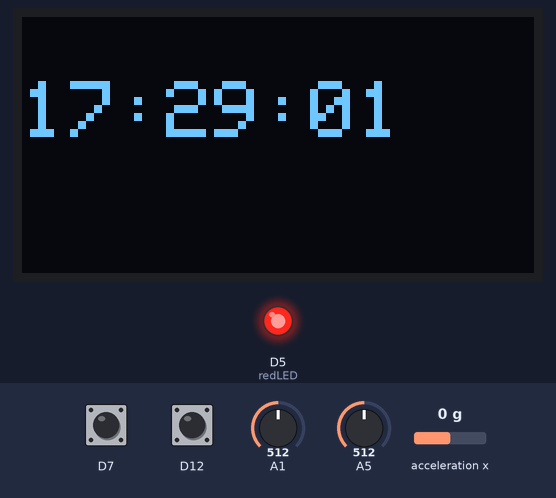
This sketch was run on a simulated Arduino MKR. Parts: 128×64 one-colour display, output pins drawn as LEDs (lit = HIGH). The test bench sets the inputs (shaded band); at power-on: D7 HIGH, D12 HIGH, A5 = 512, A1 = 512, acceleration x 0 g. The display library's start-up logo is not drawn; the local clock reads 2024-03-15 10:24:30 at power-on unless the sketch sets it; what the sketch prints to the serial monitor is not drawn.

Above: at 3.2 s.
3.3 s: D7 pulled LOW for 1 s
At 3.97 s:
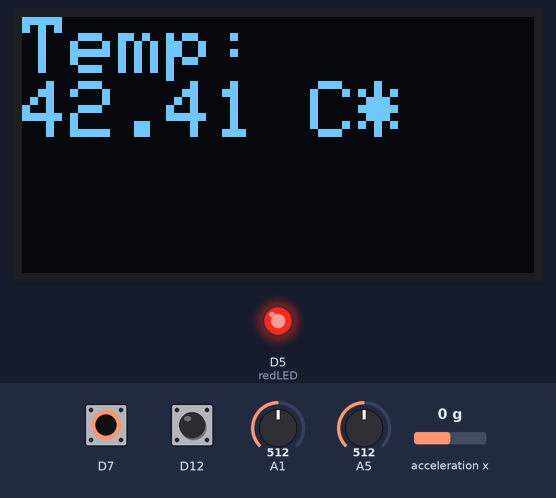
4.9 s: D7 pulled LOW for 0.15 s
At 6.0 s:
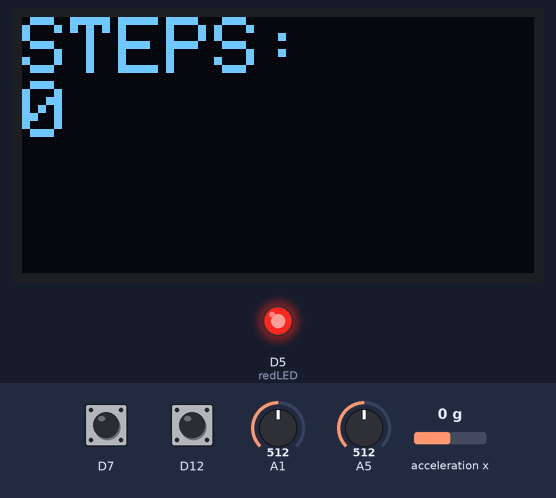
6.7 s: D12 pulled LOW for 1 s
At 7.6 s:
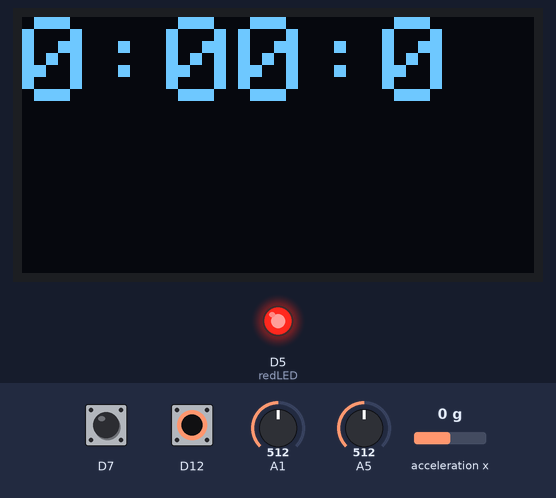
9.2 s: A5 set to 716
At 10.2 s:
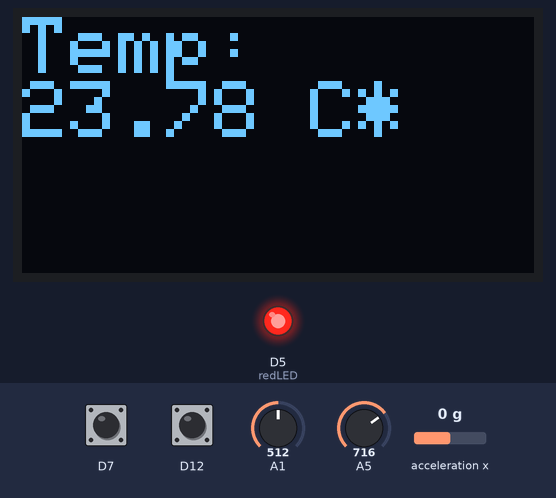
11.2 s: A5 set to 900
At 12.8 s:
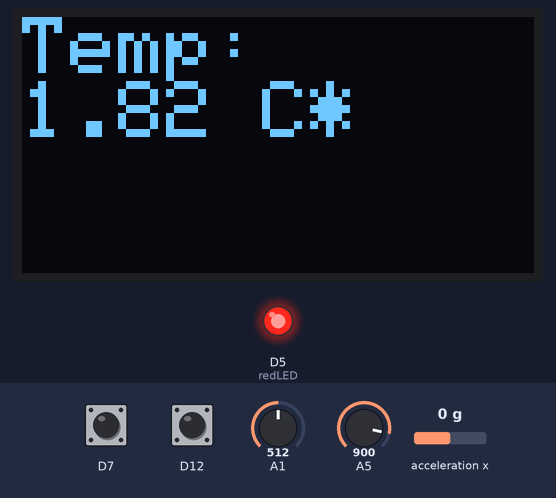
13.1 s: D12 pulled LOW for 1 s
At 14.34 s:
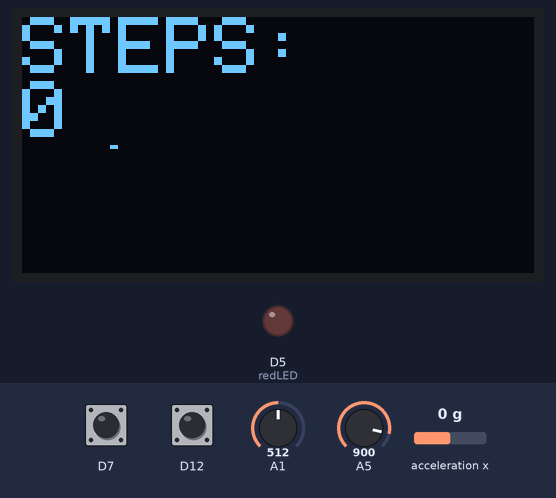
Timing chart, 0 to 15.7 s (numbered marks = the images above; inputs shaded):
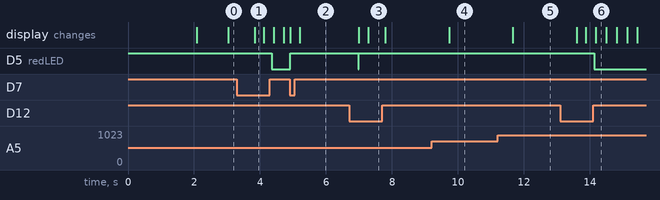

Measured:
- after the input at 3.3 s, D5 (redLED): HIGH → LOW after 1.1 s; the display: changes after 0.53 s (image 1)
- after the input at 4.9 s, D5 (redLED): LOW → HIGH at once
- after the input at 6.7 s, D5 (redLED): HIGH → LOW after 0.27 s, → HIGH 0.03 s later; the display: first changes after 0.30 s (image 3 shows a later state)
- after the input at 9.2 s, the display: changes after 0.53 s (image 4)
- after the input at 11.2 s, the display: changes after 0.47 s (image 5)
- after the input at 13.1 s, D5 (redLED): HIGH → LOW after 1.0 s; the display: first changes after 0.50 s (image 6 shows a later state)

The sketch:

watch.ino
```cpp
#include <SPI.h>
#include <Wire.h>
#include <Adafruit_GFX.h>
#include <Adafruit_SSD1306.h>

// Hardware SPI
#define OLED_DC     6
#define OLED_CS     10
#define OLED_RESET  8
Adafruit_SSD1306 display(OLED_DC, OLED_RESET, OLED_CS);

//OLED inits
#define NUMFLAKES 10
#define XPOS 0
#define YPOS 1
#define DELTAY 2
#define LOGO16_GLCD_HEIGHT 16
#define LOGO16_GLCD_WIDTH  16

static const unsigned char PROGMEM logo16_glcd_bmp[] =
{ B00000000, B11000000,
  B00000001, B11000000,
  B00000001, B11000000,
  B00000011, B11100000,
  B11110011, B11100000,
  B11111110, B11111000,
  B01111110, B11111111,
  B00110011, B10011111,
  B00011111, B11111100,
  B00001101, B01110000,
  B00011011, B10100000,
  B00111111, B11100000,
  B00111111, B11110000,
  B01111100, B11110000,
  B01110000, B01110000,
  B00000000, B00110000 };

#if (SSD1306_LCDHEIGHT != 64)
#error("Height incorrect, please fix Adafruit_SSD1306.h!");
#endif

//UI inits
int screenNumber = 0;
int redLED = 5;
bool celsius = true;

//Accelerometer
#include "SparkFunLIS3DH.h"
#include "Wire.h"
#include "SPI.h"
LIS3DH myIMU; //Default constructor is I2C, addr 0x19.
unsigned long steps = 0;

//Time
#include <RTCZero.h>
RTCZero rtc;

//Initialize time
const byte seconds = 0;
const byte minutes = 29;
const byte hours = 17;

//Initialize date
const byte day = 13;
const byte month = 4;
const byte year = 20;

//heartrate graph
int xaxis = 0;

unsigned long counter = 0;
unsigned long startTime = 0;

void setup()   {
  //set up pinout
  Serial.begin(9600);
  pinMode(7, INPUT_PULLUP);
  pinMode(12, INPUT_PULLUP);
  pinMode(redLED, OUTPUT);
  digitalWrite(redLED, HIGH);

  //display inits
  display.begin(SSD1306_SWITCHCAPVCC);
  display.display();
  delay(2000);
  display.clearDisplay();


  //time inits
  rtc.begin();
  rtc.setTime(hours, minutes, seconds);
  rtc.setDate(day, month, year);


  //accelerometer
  myIMU.begin();
}

//TODO: Add images/icons
//TODO: Remove double input (or make easier to use)
//TODO: Create button click(), hold(length), etc.
//TODO: Try double click input
void loop()
{
  //count steps
  if(myIMU.readFloatAccelX() > 1.2)
  {
    steps++;
    delay(500);
  }

  //navigate screen forward
  if(!digitalRead(12) && digitalRead(7))
  {
    screenNumber++;
    delay(250);
    if(screenNumber > 4)
    {
      screenNumber = 0;
    }
  }

  //TODO: Change navigation, remove backwards traversal
  //navigate screen backwards
  if(!digitalRead(7) && digitalRead(12))
  {
    screenNumber--;
    delay(250);
    if(screenNumber < 0)
    {
      screenNumber = 4;
    }
  }

  //TODO: Add more function (date, month, etc.)
  //clock screen
  if(screenNumber == 0)
  {
    display.clearDisplay();
    display.setTextSize(2);
    display.setTextColor(WHITE);
    display.setCursor(0,0);
    display.println("");
    display.print(rtc.getHours());
    display.print(":");
    if(rtc.getMinutes() < 10){
      display.print("0");
    }
    display.print(rtc.getMinutes());
    display.print(":");
    if(rtc.getSeconds() < 10){
      display.print("0");
    }
    display.println(rtc.getSeconds());
    display.display();
  }

  //TODO: Fix spacing
  //pedometer screen
  if(screenNumber == 1)
  {
    display.clearDisplay();
    display.setTextSize(2);
    display.setTextColor(WHITE);
    display.setCursor(0,0);
    display.println("STEPS:");
    display.println(steps);
    display.display();
  }

  //Get BPM data
  //graph screen
  if(screenNumber == 2)
  {
    digitalWrite(redLED, LOW);
    if(xaxis == 0)
    {
      display.clearDisplay();
    }
    int photo = analogRead(A1);
    Serial.println(photo);
    photo = map(photo, 0, 1023, 64, 0);
    display.drawPixel(xaxis,photo, WHITE);
    display.display();

    xaxis++;
    if(xaxis > 128)
    {
      xaxis = 0;
    }
  }

  //TODO: Remove auto-start
  //stopwatch screen
  if(screenNumber == 3)
  {
    if(counter == 0)
    {
      startTime = millis();
    }

    unsigned long currentTime = (millis()-startTime)/1000;
    unsigned long stopwatch_minutes = currentTime/60;
    unsigned long stopwatch_seconds = currentTime%60;
    unsigned long stopwatch_millis = (millis()-startTime)/100%10;
    counter++;

    display.clearDisplay();
    display.setTextSize(3);
    display.setTextColor(WHITE);
    display.setCursor(0,0);
    display.print(stopwatch_minutes);
    display.print(":");
    if(stopwatch_seconds < 10)
    {
      display.print("0");
      display.print(stopwatch_seconds);
    }
    else
    {
      display.print(stopwatch_seconds);
    }
    display.print(":");
    display.println(stopwatch_millis);
    display.display();
  }

  //thermometer screen
  if(screenNumber == 4)
  {
    //toggle between celsius and fahrenheit
    if(!digitalRead(12) && !digitalRead(7)){
      celsius = !celsius;
      delay(250);
    }

    display.clearDisplay();
    display.setTextSize(2);
    display.setTextColor(WHITE);
    display.setCursor(0,0);
    display.println("Temp:");

    //convert analog signal to temperature
    double volts = 3.3*(analogRead(A5) / 1023.0);
    double Rtherm = (10000.0*volts)/(3.3-volts);
    double temp = (1.0  /((1/298.15)+(1/4250.0)*log(Rtherm/22000.0)))-273.15;

    if(celsius){
      display.print(temp);
      display.println(" C*");
    }
    else{
      temp = temp*9/5+32;
      display.print(temp);
      display.println(" F*");
    }
    delay(250);
    display.display();
  }

  if(screenNumber != 3) {
    counter = 0;
    digitalWrite(redLED, HIGH);
  }
}
```
